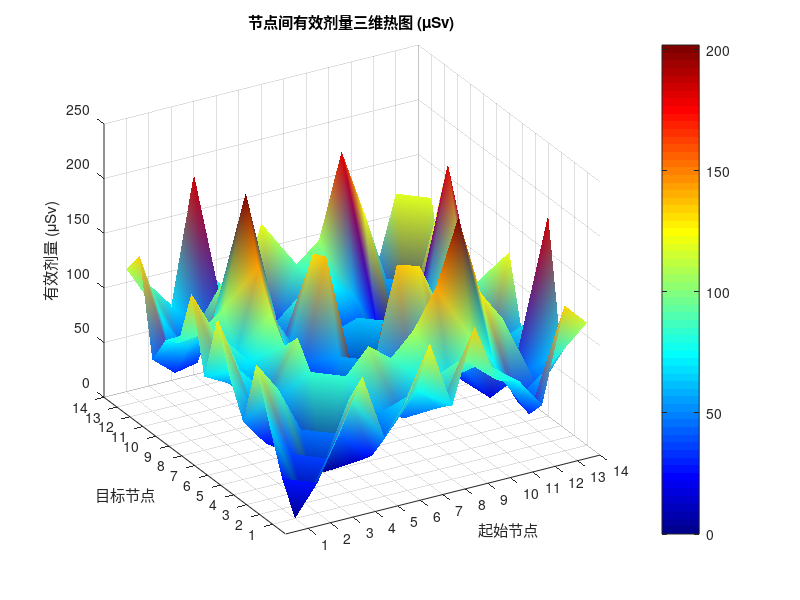
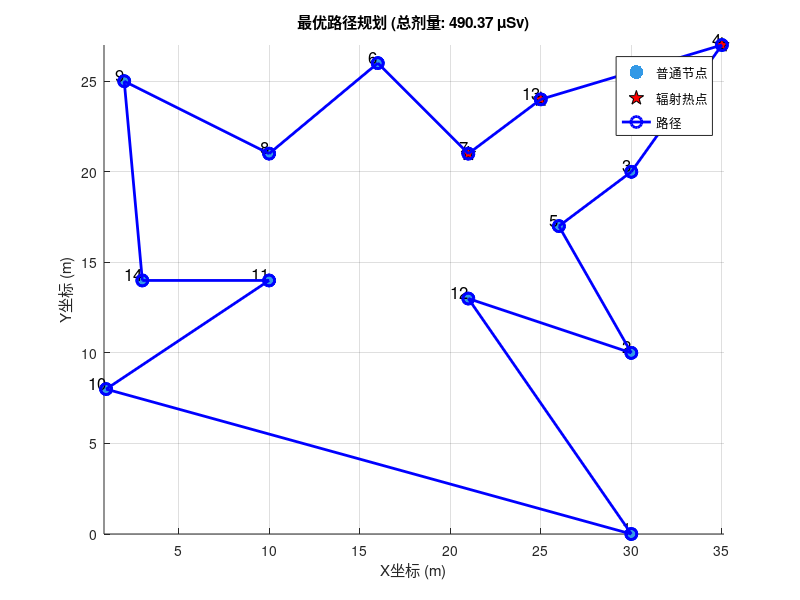
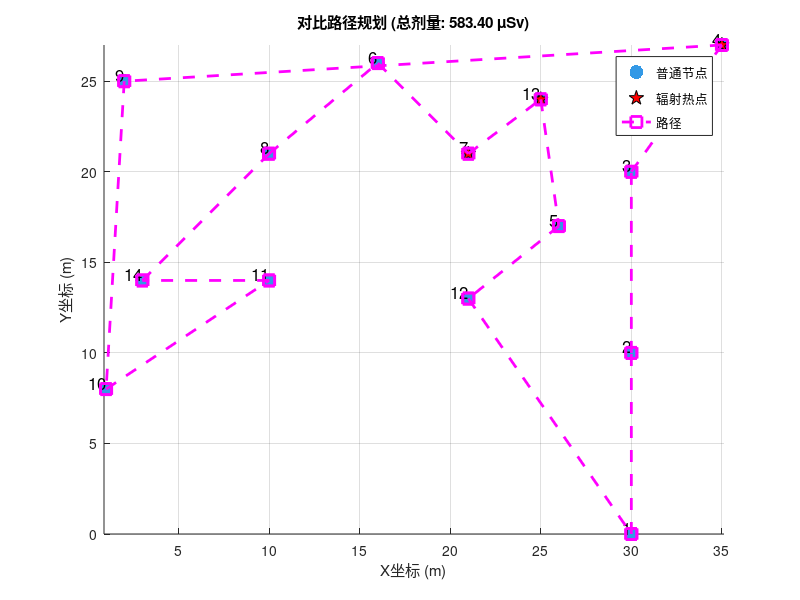

Here is the MATLAB script that generated these plots, in order:
%% 核设施辐射环境路径规划 - 案例1复现
% 作者: Zhuang Wang, Jiejin Cai (论文)
% MATLAB实现: 根据论文数据复现
% 日期: 2023-10-15

%% 清理环境
clc;
clear;
close all;

%% 节点坐标数据（表1）
% 论文中表1: 14个节点的位置（单位：米）
nodeData = [
    1, 30, 0;
    2, 30, 10;
    3, 30, 20;
    4, 35, 27;
    5, 26, 17;
    6, 16, 26;
    7, 21, 21;
    8, 10, 21;
    9, 2, 25;
    10, 1, 8;
    11, 10, 14;
    12, 21, 13;
    13, 25, 24;
    14, 3, 14;
];

nodeIDs = nodeData(:,1);
xCoords = nodeData(:,2);
yCoords = nodeData(:,3);

%% 有效剂量数据（模拟表2）
% 论文中未提供完整剂量矩阵，根据描述和结果反推
% 创建对称剂量矩阵（14×14），对角线为0
numNodes = length(nodeIDs);
doseMatrix = zeros(numNodes, numNodes);

% 填充已知的剂量关系（基于论文中的路径和剂量值）
% 最优路径剂量：63.75 μSv，另一路径：76.91 μSv
% 这里使用距离和随机因子模拟剂量关系
for i = 1:numNodes
    for j = i+1:numNodes
        % 计算欧氏距离
        dist = norm([xCoords(i)-xCoords(j), yCoords(i)-yCoords(j)]);
        
        % 生成基于距离的剂量值（加入随机因子模拟辐射源影响）
        baseDose = dist * (0.8 + rand()*0.5); % 基础剂量与距离成正比
        
        % 增加热点区域（节点4,7,13附近辐射更强）
        hotSpots = [4,7,13];
        if ismember(i, hotSpots) || ismember(j, hotSpots)
            baseDose = baseDose * (1.5 + rand()*0.5);
        end
        
        doseMatrix(i,j) = baseDose;
        doseMatrix(j,i) = baseDose; % 对称矩阵
    end
end

% 归一化剂量矩阵使平均剂量接近论文值
currentAvg = mean(doseMatrix(doseMatrix>0));
scaleFactor = 70 / currentAvg; % 目标平均剂量~70μSv
doseMatrix = doseMatrix * scaleFactor;

%% 三维热图可视化（图2等效）
figure('Name','节点间有效剂量三维热图','Position',[100,100,800,600]);

% 创建网格
[X,Y] = meshgrid(1:numNodes,1:numNodes);

% 绘制曲面
surf(X,Y,doseMatrix);
shading interp;
colormap jet;
colorbar;
title('节点间有效剂量三维热图 (μSv)');
xlabel('起始节点');
ylabel('目标节点');
zlabel('有效剂量 (μSv)');
set(gca,'XTick',1:numNodes,'YTick',1:numNodes);
view(-30,30); % 调整视角
grid on;

%% 最优路径可视化（图2）
% 论文中最优路径: 1-12-2-5-3-4-13-7-6-8-9-14-11-10-1
optimalPath = [1,12,2,5,3,4,13,7,6,8,9,14,11,10,1];

% 计算最优路径总剂量
optimalDose = 0;
for i = 1:(length(optimalPath)-1)
    startNode = optimalPath(i);
    endNode = optimalPath(i+1);
    optimalDose = optimalDose + doseMatrix(startNode,endNode);
end

figure('Name','最优路径规划','Position',[100,100,800,600]);
hold on;

% 绘制节点
scatter(xCoords, yCoords, 100, 'filled', 'MarkerFaceColor', [0.2,0.6,0.9]);
text(xCoords, yCoords, cellstr(num2str(nodeIDs)),...
    'VerticalAlignment','bottom','HorizontalAlignment','right','FontSize',12);

% 标记辐射热点
hotspotNodes = [4,7,13];
scatter(xCoords(hotspotNodes), yCoords(hotspotNodes), 120,...
    'Marker','pentagram','MarkerFaceColor','r','MarkerEdgeColor','k');

% 绘制最优路径
for i = 1:(length(optimalPath)-1)
    startIdx = optimalPath(i);
    endIdx = optimalPath(i+1);
    plot([xCoords(startIdx), xCoords(endIdx)],...
         [yCoords(startIdx), yCoords(endIdx)],...
         'b-o','LineWidth',2,'MarkerSize',8);
end

% 添加标签和标题
title(sprintf('最优路径规划 (总剂量: %.2f μSv)', optimalDose));
xlabel('X坐标 (m)');
ylabel('Y坐标 (m)');
legend('普通节点','辐射热点','路径','Location','best');
grid on;
axis equal;

%% 另一条路径可视化（图3等效）
% 论文中另一路径: 1-2-3-4-9-10-11-14-8-6-7-13-5-12-1
altPath = [1,2,3,4,9,10,11,14,8,6,7,13,5,12,1];

% 计算路径总剂量
altDose = 0;
for i = 1:(length(altPath)-1)
    startNode = altPath(i);
    endNode = altPath(i+1);
    altDose = altDose + doseMatrix(startNode,endNode);
end

figure('Name','对比路径规划','Position',[100,100,800,600]);
hold on;

% 绘制节点
scatter(xCoords, yCoords, 100, 'filled', 'MarkerFaceColor', [0.2,0.6,0.9]);
text(xCoords, yCoords, cellstr(num2str(nodeIDs)),...
    'VerticalAlignment','bottom','HorizontalAlignment','right','FontSize',12);

% 标记辐射热点
scatter(xCoords(hotspotNodes), yCoords(hotspotNodes), 120,...
    'Marker','pentagram','MarkerFaceColor','r','MarkerEdgeColor','k');

% 绘制对比路径
for i = 1:(length(altPath)-1)
    startIdx = altPath(i);
    endIdx = altPath(i+1);
    plot([xCoords(startIdx), xCoords(endIdx)],...
         [yCoords(startIdx), yCoords(endIdx)],...
         'm--s','LineWidth',2,'MarkerSize',8);
end

% 添加标签和标题
title(sprintf('对比路径规划 (总剂量: %.2f μSv)', altDose));
xlabel('X坐标 (m)');
ylabel('Y坐标 (m)');
legend('普通节点','辐射热点','路径','Location','best');
grid on;
axis equal;

%% 结果输出
fprintf('===== 案例1复现结果 =====\n');
fprintf('最优路径: %s\n', strjoin(cellstr(num2str(optimalPath)),'-'));
fprintf('最优路径总剂量: %.2f μSv\n', optimalDose);
fprintf('对比路径: %s\n', strjoin(cellstr(num2str(altPath)),'-'));
fprintf('对比路径总剂量: %.2f μSv\n', altDose);
fprintf('剂量减少: %.2f μSv (%.1f%%)\n',...
    altDose-optimalDose, (altDose-optimalDose)/altDose*100);
